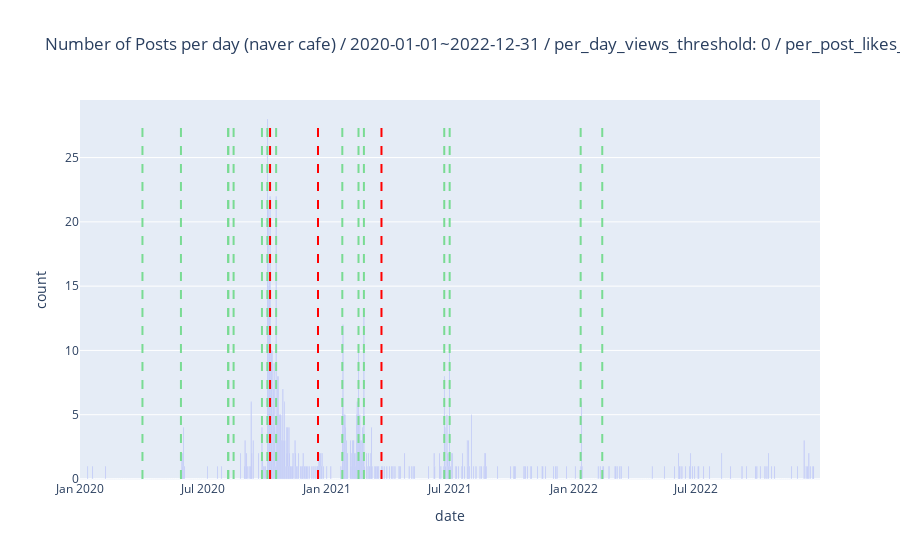

Notebook code for this chart:
### Code cell
# minimum filtering w ewm
vis_df = filtered_by_keyword_naver_cafe_posts_df
day_start = '2020-01-01'
day_end = '2022-12-31'
per_day_views_threshold = 0
per_post_likes_threshold = 0

# ewm setting
title = f'Number of Posts per day (naver cafe) / {day_start}~{day_end} / per_day_views_threshold: {per_day_views_threshold} / per_post_likes_threshold: {per_post_likes_threshold}' 
vis_df = plot_per_day_post_count_plotly_with_events(filtered_by_keyword_naver_cafe_posts_df, title=title,\
    day_start=day_start, day_end=day_end, \
    per_post_likes_threshold=per_post_likes_threshold, \
    per_day_views_threshold=per_day_views_threshold, \
    events=events, \
)

### Figure 1 — Plotly figure (JSON) as saved in the notebook; plotly's stock layout.template omitted (floating-point values rounded to 4 significant figures; data arrays with more than 128 entries replaced by an {"elided": "..."} marker saying what was removed)
{"data": [{"name": "filtered_count", "type": "bar", "x": {"elided": "1096 str values"}, "y": {"elided": "1096 int values"}}], "layout": {"shapes": [{"line": {"color": "Red", "dash": "dash", "width": 2}, "type": "line", "x0": "2020-10-08", "x1": "2020-10-08", "y0": 0, "y1": 28}, {"line": {"color": "Red", "dash": "dash", "width": 2}, "type": "line", "x0": "2020-12-18", "x1": "2020-12-18", "y0": 0, "y1": 28}, {"line": {"color": "Red", "dash": "dash", "width": 2}, "type": "line", "x0": "2021-03-22", "x1": "2021-03-22", "y0": 0, "y1": 28}, {"line": {"color": "#79db93", "dash": "dash", "width": 2}, "type": "line", "x0": "2021-02-24", "x1": "2021-02-24", "y0": 0, "y1": 28}, {"line": {"color": "#79db93", "dash": "dash", "width": 2}, "type": "line", "x0": "2020-04-02", "x1": "2020-04-02", "y0": 0, "y1": 28}, {"line": {"color": "#79db93", "dash": "dash", "width": 2}, "type": "line", "x0": "2020-05-29", "x1": "2020-05-29", "y0": 0, "y1": 28}, {"line": {"color": "#79db93", "dash": "dash", "width": 2}, "type": "line", "x0": "2020-08-07", "x1": "2020-08-07", "y0": 0, "y1": 28}, {"line": {"color": "#79db93", "dash": "dash", "width": 2}, "type": "line", "x0": "2020-08-15", "x1": "2020-08-15", "y0": 0, "y1": 28}, {"line": {"color": "#79db93", "dash": "dash", "width": 2}, "type": "line", "x0": "2020-09-26", "x1": "2020-09-26", "y0": 0, "y1": 28}, {"line": {"color": "#79db93", "dash": "dash", "width": 2}, "type": "line", "x0": "2020-08-07", "x1": "2020-08-07", "y0": 0, "y1": 28}, {"line": {"color": "#79db93", "dash": "dash", "width": 2}, "type": "line", "x0": "2020-10-04", "x1": "2020-10-04", "y0": 0, "y1": 28}, {"line": {"color": "#79db93", "dash": "dash", "width": 2}, "type": "line", "x0": "2020-10-17", "x1": "2020-10-17", "y0": 0, "y1": 28}, {"line": {"color": "#79db93", "dash": "dash", "width": 2}, "type": "line", "x0": "2021-01-23", "x1": "2021-01-23", "y0": 0, "y1": 28}, {"line": {"color": "#79db93", "dash": "dash", "width": 2}, "type": "line", "x0": "2021-02-16", "x1": "2021-02-16", "y0": 0, "y1": 28}, {"line": {"color": "#79db93", "dash": "dash", "width": 2}, "type": "line", "x0": "2021-06-23", "x1": "2021-06-23", "y0": 0, "y1": 28}, {"line": {"color": "#79db93", "dash": "dash", "width": 2}, "type": "line", "x0": "2021-07-01", "x1": "2021-07-01", "y0": 0, "y1": 28}, {"line": {"color": "#79db93", "dash": "dash", "width": 2}, "type": "line", "x0": "2022-01-11", "x1": "2022-01-11", "y0": 0, "y1": 28}, {"line": {"color": "#79db93", "dash": "dash", "width": 2}, "type": "line", "x0": "2022-02-12", "x1": "2022-02-12", "y0": 0, "y1": 28}], "title": {"text": "Number of Posts per day (naver cafe) / 2020-01-01~2022-12-31 / per_day_views_threshold: 0 / per_post_likes_threshold: 0"}, "xaxis": {"title": {"text": "date"}}, "yaxis": {"title": {"text": "count"}}}}
